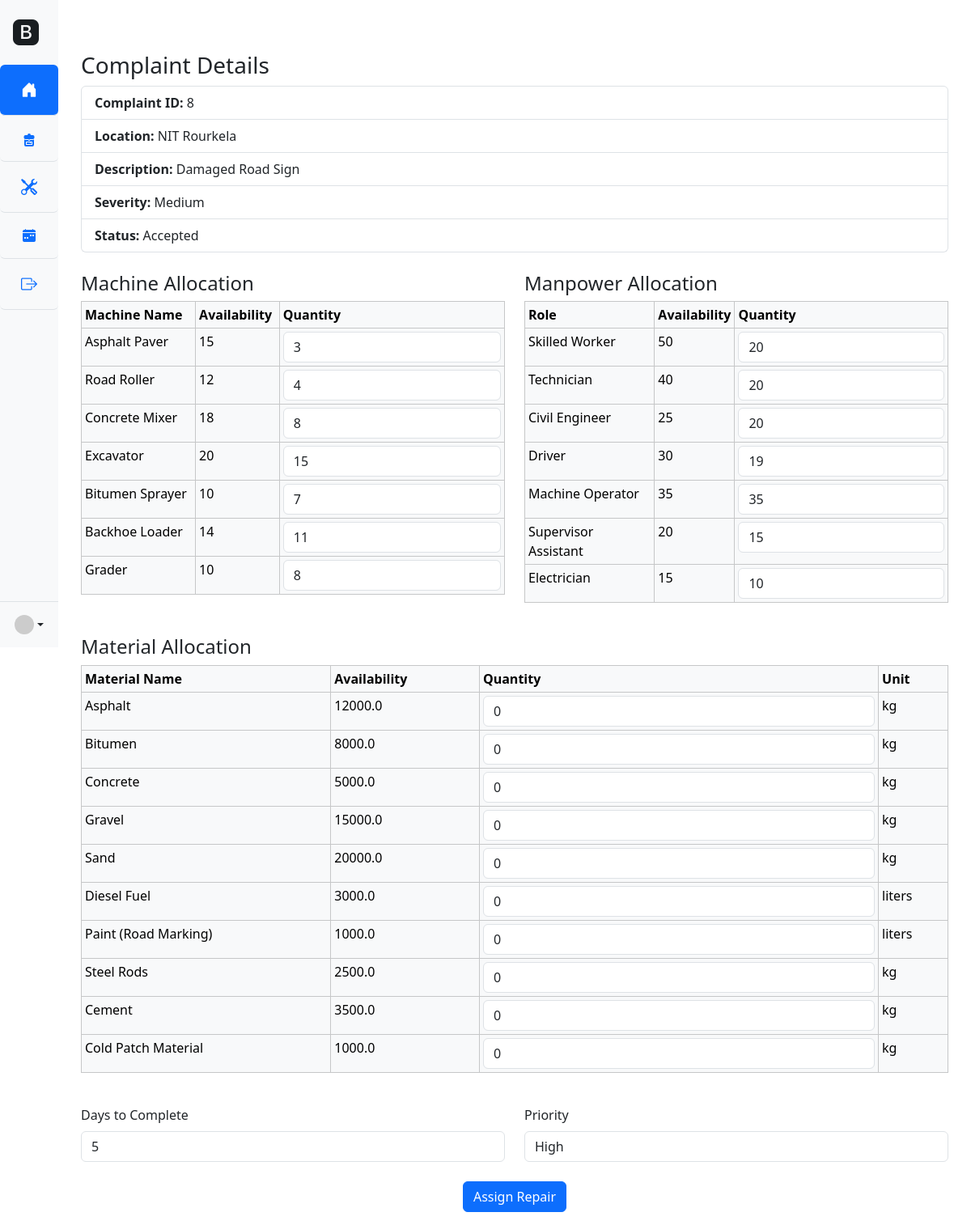
The app's page /supervisor/assign_repair/8 with its own data.
### backend/app/models.py (models this page shows)
class Complaint(db.Model):
    __tablename__ = 'complaint'
    id: Mapped[int] = mapped_column(Integer, primary_key=True)
    clerk_id: Mapped[int] = mapped_column(Integer, ForeignKey('user.id'), nullable=False)
    residence_id: Mapped[int] = mapped_column(Integer, ForeignKey('user.id'), nullable=False)
    branch_office_id: Mapped[int] = mapped_column(Integer, ForeignKey('branch_office.id'), nullable=True)
    location: Mapped[str] = mapped_column(String(255), nullable=False)
    description: Mapped[str] = mapped_column(String(255), nullable=False)
    severity: Mapped[str] = mapped_column(String(50), nullable=False)
    status: Mapped[str] = mapped_column(String(50), nullable=False, default='unaccepted') #unaccepted, accepted, in_progress, completed
    date_reported: Mapped[DateTime] = mapped_column(DateTime, default=lambda: datetime.now(timezone.utc))
    repair = db.relationship('Repair', backref='complaint', lazy=True, uselist=False)

class ResourceMachine(db.Model):
    __tablename__ = 'resource_machine'
    id: Mapped[int] = mapped_column(Integer, primary_key=True)
    name: Mapped[str] = mapped_column(String(100), nullable=False)
    total_available: Mapped[int] = mapped_column(Integer, nullable=False)
    currently_allocated: Mapped[int] = mapped_column(Integer, nullable=False, default=0)
    in_use: Mapped[int] = mapped_column(Integer, nullable=False, default=0)
    currently_requested: Mapped[int] = mapped_column(Integer, nullable=False, default=0)
    status: Mapped[str] = mapped_column(String(50), nullable=False, default="Available")

class RepairMachineAllocation(db.Model):
    __tablename__ = 'repair_machine_allocation'
    id: Mapped[int] = mapped_column(Integer, primary_key=True)
    repair_id: Mapped[int] = mapped_column(Integer, ForeignKey('repair.id'), nullable=False)
    machine_id: Mapped[int] = mapped_column(Integer, ForeignKey('resource_machine.id'), nullable=False)
    quantity_allocated: Mapped[int] = mapped_column(Integer, nullable=False)
    quantity_requested: Mapped[int] = mapped_column(Integer, nullable=False, default=0)

class ResourceManpower(db.Model):
    __tablename__ = 'resource_manpower'
    id: Mapped[int] = mapped_column(Integer, primary_key=True)
    role: Mapped[str] = mapped_column(String(100), nullable=False)
    total_available: Mapped[int] = mapped_column(Integer, nullable=False)
    in_use: Mapped[int] = mapped_column(Integer, nullable=False, default=0)
    currently_allocated: Mapped[int] = mapped_column(Integer, nullable=False, default=0)
    currently_requested: Mapped[int] = mapped_column(Integer, nullable=False, default=0)
    status: Mapped[str] = mapped_column(String(50), nullable=False, default="Available")

class RepairManpowerAllocation(db.Model):
    __tablename__ = 'repair_manpower_allocation'
    id: Mapped[int] = mapped_column(Integer, primary_key=True)
    repair_id: Mapped[int] = mapped_column(Integer, ForeignKey('repair.id'), nullable=False)
    manpower_id: Mapped[int] = mapped_column(Integer, ForeignKey('resource_manpower.id'), nullable=False)
    quantity_allocated: Mapped[int] = mapped_column(Integer, nullable=False)
    quantity_requested: Mapped[int] = mapped_column(Integer, nullable=False, default=0)

class ResourceMaterial(db.Model):
    __tablename__ = 'resource_material'
    id: Mapped[int] = mapped_column(Integer, primary_key=True)
    name: Mapped[str] = mapped_column(String(100), nullable=False)
    total_available: Mapped[int] = mapped_column(Float, nullable=False)  # float for kg, liters etc.
    currently_allocated: Mapped[int] = mapped_column(Float, nullable=False, default=0.0)
    currently_requested: Mapped[int] = mapped_column(Float, nullable=False, default=0.0)
    in_use: Mapped[int] = mapped_column(Float, nullable=False, default=0.0)
    unit: Mapped[str] = mapped_column(String(50), nullable=False)  # like kg, liters, tons
    status: Mapped[str] = mapped_column(String(50), nullable=False, default="Available")

### backend/app/supervisor_routes.py (the view, shortened to what this page needs)
@supervisor_bp.route('/assign_repair/<int:complaint_id>', methods=['GET', 'POST'])
def assign_repair(complaint_id):
    complaint = Complaint.query.get_or_404(complaint_id)
    form = RepairForm()
    existing_repair = Repair.query.filter_by(complaint_id=complaint.id).first()
    existing_machine_allocs = RepairMachineAllocation.query.filter_by(repair_id=existing_repair.id).all() if existing_repair else []
    existing_manpower_allocs = RepairManpowerAllocation.query.filter_by(repair_id=existing_repair.id).all() if existing_repair else []
    existing_material_allocs = RepairMaterialAllocation.query.filter_by(repair_id=existing_repair.id).all() if existing_repair else []
    machine_alloc_map = {alloc.machine_id: alloc for alloc in existing_machine_allocs}
    manpower_alloc_map = {alloc.manpower_id: alloc for alloc in existing_manpower_allocs}
    material_alloc_map = {alloc.material_id: alloc for alloc in existing_material_allocs}
    if existing_repair and request.method == 'GET':
        form.process(obj=existing_repair)
    return render_template(
        'supervisor/assign_repair.html',
        form=form,
        complaint=complaint,
        machines=ResourceMachine.query.all(),
        manpower=ResourceManpower.query.all(),
        materials=ResourceMaterial.query.all(),  # <--- New
        existing_repair=existing_repair,
        machine_alloc_map=machine_alloc_map,
        manpower_alloc_map=manpower_alloc_map,
        material_alloc_map=material_alloc_map  # <--- New
    )

### backend/app/forms.py (shortened to what this page needs)
class RepairForm(FlaskForm):
    machine_ids = FieldList(IntegerField('Machine ID'), min_entries=0)
    machine_quantities = FieldList(IntegerField('Quantity'), min_entries=0)
    manpower_ids = FieldList(IntegerField('Manpower ID'), min_entries=0)
    manpower_quantities = FieldList(IntegerField('Quantity'), min_entries=0)
    material_ids = FieldList(IntegerField('Material ID'), min_entries=0)  # 🆕
    material_quantities = FieldList(IntegerField('Quantity'), min_entries=0)  # 🆕
    priority = SelectField(
        'Priority',
        coerce=int,
        choices=[(1, 'Lowest'), (2, 'Low'), (3, 'Medium'), (4, 'High'), (5, 'Extreme')],
        validators=[DataRequired()]
    )
    complaint_id = HiddenField('Complaint ID')
    days_to_complete = IntegerField('Days to Complete', default=1, validators=[DataRequired(), NumberRange(min=1)])
    submit = SubmitField('Assign Repair')

### frontend/templates/supervisor/assign_repair.html (shortened to what this page needs)
{% extends "supervisor/base.html" %}
{% block content %}
<div class="container mt-5" id="supervisor-dashboard">
    <form method="POST" action="{{ url_for('supervisor.assign_repair', complaint_id=complaint.id) }}">
        <div class="row mb-4">
            <div class="col-md-12">
                <h3>Complaint Details</h3>
                <ul class="list-group">
                    <li class="list-group-item"><strong>Complaint ID:</strong> {{ complaint.id }}</li>
                    <li class="list-group-item"><strong>Location:</strong> {{ complaint.location }}</li>
                    <li class="list-group-item"><strong>Description:</strong> {{ complaint.description }}</li>
                    <li class="list-group-item"><strong>Severity:</strong> {{ complaint.severity }}</li>
                    <li class="list-group-item"><strong>Status:</strong> {{ complaint.status }}</li>
                </ul>
            </div>
        </div>
        <div class="row">
            <div class="col-md-6">
                <h4>Machine Allocation</h4>
                <table class="table table-light table-sm table-bordered">
                    <thead>
                        <tr>
                            <th>Machine Name</th>
                            <th>Availability</th>
                            <th>Quantity</th>
                        </tr>
                    </thead>
                    <tbody>
                        {% for machine in machines %}
                        {% set existing_alloc = machine_alloc_map.get(machine.id) %}
                        <tr>
                            <td>
                                {{ machine.name }}
                            </td>
                            <td>{{ machine.total_available }}</td>
                            <td>
                                <input type="number" name="machine_quantities[]" class="form-control" min="0"
                                    value="{{ existing_alloc.quantity_requested + existing_alloc.quantity_allocated if existing_alloc else 0 }}">
                            </td>
                        </tr>
                        {% endfor %}
                    </tbody>
                </table>
            </div>
            <div class="col-md-6">
                <h4>Manpower Allocation</h4>
                <table class="table table-light table-sm table-bordered">
                    <thead>
                        <tr>
                            <th>Role</th>
                            <th>Availability</th>
                            <th>Quantity</th>
                        </tr>
                    </thead>
                    <tbody>
                        {% for person in manpower %}
                        {% set existing_alloc = manpower_alloc_map.get(person.id) %}
                        <tr>
                            <td>
                                {{ person.role }}
                            </td>
                            <td>{{ person.total_available }}</td>
                            <td>
                                <input type="number" name="manpower_quantities[]" class="form-control" min="0"
                                    value="{{ existing_alloc.quantity_requested + existing_alloc.quantity_allocated if existing_alloc else 0 }}">
                            </td>
                        </tr>
                        {% endfor %}
                    </tbody>
                </table>
            </div>
        </div>
        <div class="row mt-4">
            <div class="col-md-12">
                <h4>Material Allocation</h4>
                <table class="table table-light table-sm table-bordered">
                    <thead>
                        <tr>
                            <th>Material Name</th>
                            <th>Availability</th>
                            <th>Quantity</th>
                            <th>Unit</th>
                        </tr>
                    </thead>
                    <tbody>
                        {% for material in materials %}
                        {% set existing_alloc = material_alloc_map.get(material.id) %}
                        <tr>
                            <td>
                                {{ material.name }}
                            </td>
                            <td>{{ material.total_available }}</td>
                            <td>
                                <input type="number" name="material_quantities[]" class="form-control" min="0"
                                    value="{{ existing_alloc.quantity_requested + existing_alloc.quantity_allocated if existing_alloc else 0 }}">
                            </td>
                            <td>
                                {{material.unit}}
                            </td>
                        </tr>
                        {% endfor %}
                    </tbody>
                </table>
            </div>
        </div>
        <div class="row mt-4">
            <div class="col-md-6">
                {{ form.days_to_complete.label(class="form-label") }}
                {{ form.days_to_complete(class="form-control") }}
            </div>
            <div class="col-md-6">
                {{ form.priority.label(class="form-label") }}
                {{ form.priority(class="form-control") }}
            </div>
        </div>
        <div class="d-flex justify-content-center mt-4">
            {{ form.submit(class="btn btn-primary") }}
        </div>
    </form>
</div>
{% endblock %}

### frontend/static/css/supervisor.css (style rules this page uses)
tr td, tr th { size: 8px; }

### records on screen
Complaint: id "8", location "NIT Rourkela", description "Damaged Road Sign", severity "Medium", status "Accepted"
ResourceMachine: name "Asphalt Paver", total_available "15"
RepairMachineAllocation: quantity_requested+quantity_allocated "3"
ResourceMachine: name "Road Roller", total_available "12"
RepairMachineAllocation: quantity_requested+quantity_allocated "4"
ResourceMachine: name "Concrete Mixer", total_available "18"
RepairMachineAllocation: quantity_requested+quantity_allocated "8"
ResourceMachine: name "Excavator", total_available "20"
RepairMachineAllocation: quantity_requested+quantity_allocated "15"
ResourceMachine: name "Bitumen Sprayer", total_available "10"
RepairMachineAllocation: quantity_requested+quantity_allocated "7"
ResourceMachine: name "Backhoe Loader", total_available "14"
RepairMachineAllocation: quantity_requested+quantity_allocated "11"
ResourceMachine: name "Grader", total_available "10"
RepairMachineAllocation: quantity_requested+quantity_allocated "8"
ResourceManpower: role "Skilled Worker", total_available "50"
RepairManpowerAllocation: quantity_requested+quantity_allocated "20"
ResourceManpower: role "Technician", total_available "40"
RepairManpowerAllocation: quantity_requested+quantity_allocated "20"
ResourceManpower: role "Civil Engineer", total_available "25"
RepairManpowerAllocation: quantity_requested+quantity_allocated "20"
ResourceManpower: role "Driver", total_available "30"
RepairManpowerAllocation: quantity_requested+quantity_allocated "19"
ResourceManpower: role "Machine Operator", total_available "35"
RepairManpowerAllocation: quantity_requested+quantity_allocated "35"
ResourceManpower: role "Supervisor Assistant", total_available "20"
RepairManpowerAllocation: quantity_requested+quantity_allocated "15"
ResourceManpower: role "Electrician", total_available "15"
RepairManpowerAllocation: quantity_requested+quantity_allocated "10"
ResourceMaterial: name "Asphalt", total_available "12000.0", quantity_requested "0", unit "kg"
ResourceMaterial: name "Bitumen", total_available "8000.0", quantity_requested "0", unit "kg"
ResourceMaterial: name "Concrete", total_available "5000.0", quantity_requested "0", unit "kg"
ResourceMaterial: name "Gravel", total_available "15000.0", quantity_requested "0", unit "kg"
ResourceMaterial: name "Sand", total_available "20000.0", quantity_requested "0", unit "kg"
ResourceMaterial: name "Diesel Fuel", total_available "3000.0", quantity_requested "0", unit "liters"
ResourceMaterial: name "Paint (Road Marking)", total_available "1000.0", quantity_requested "0", unit "liters"
ResourceMaterial: name "Steel Rods", total_available "2500.0", quantity_requested "0", unit "kg"
ResourceMaterial: name "Cement", total_available "3500.0", quantity_requested "0", unit "kg"
ResourceMaterial: name "Cold Patch Material", total_available "1000.0", quantity_requested "0", unit "kg"
